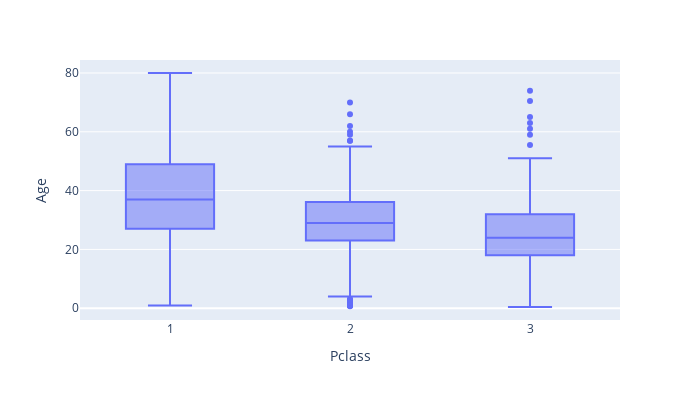

Notebook code for this chart:
### Markdown cell above
# **Filling the missing values**


> We can take average w.r.t to any of the factors but we'll selelect PClass because its diveided into 3 categories so we'll get a more accurate answer

### Code cell
fig = px.box(x='Pclass',y='Age',data_frame = df)
fig.update_layout(width=700,height=400)
fig.show()

### Figure 1 — Plotly figure (JSON) as saved in the notebook; plotly's stock layout.template omitted (floating-point values rounded to 4 significant figures; data arrays with more than 128 entries replaced by an {"elided": "..."} marker saying what was removed)
{"data": [{"alignmentgroup": "True", "hovertemplate": "Pclass=%{x}<br>Age=%{y}<extra></extra>", "legendgroup": "", "marker": {"color": "#636efa"}, "name": "", "notched": false, "offsetgroup": "", "orientation": "v", "showlegend": false, "type": "box", "x": {"elided": "889 int values"}, "x0": " ", "xaxis": "x", "y": {"elided": "889 float values"}, "y0": " ", "yaxis": "y"}], "layout": {"boxmode": "group", "height": 400, "legend": {"tracegroupgap": 0}, "margin": {"t": 60}, "width": 700, "xaxis": {"anchor": "y", "domain": [0, 1], "title": {"text": "Pclass"}}, "yaxis": {"anchor": "x", "domain": [0, 1], "title": {"text": "Age"}}}}
